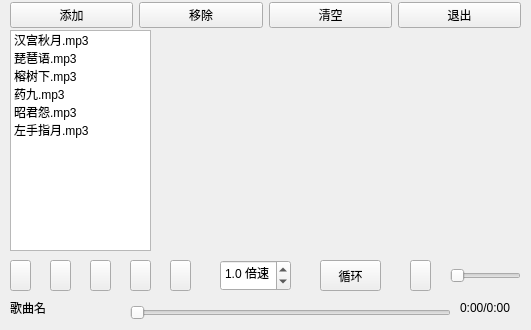
<?xml version="1.0" encoding="UTF-8"?>
<ui version="4.0">
 <class>MainWindow</class>
 <widget class="QMainWindow" name="MainWindow">
  <property name="geometry">
   <rect>
    <x>0</x>
    <y>0</y>
    <width>531</width>
    <height>330</height>
   </rect>
  </property>
  <property name="windowTitle">
   <string>音乐播放器</string>
  </property>
  <widget class="QWidget" name="centralwidget">
   <widget class="QWidget" name="widget" native="true">
    <property name="geometry">
     <rect>
      <x>10</x>
      <y>0</y>
      <width>511</width>
      <height>251</height>
     </rect>
    </property>
    <widget class="QWidget" name="horizontalLayoutWidget_2">
     <property name="geometry">
      <rect>
       <x>0</x>
       <y>0</y>
       <width>511</width>
       <height>31</height>
      </rect>
     </property>
     <layout class="QHBoxLayout" name="horizontalLayout_2">
      <item>
       <widget class="QPushButton" name="btn_insert">
        <property name="text">
         <string>添加</string>
        </property>
        <property name="icon">
         <iconset resource="picture.qrc">
          <normaloff>:/icon/images/append.bmp</normaloff>:/icon/images/append.bmp</iconset>
        </property>
       </widget>
      </item>
      <item>
       <widget class="QPushButton" name="btn_remove">
        <property name="text">
         <string>移除</string>
        </property>
        <property name="icon">
         <iconset resource="picture.qrc">
          <normaloff>:/icon/images/remove.bmp</normaloff>:/icon/images/remove.bmp</iconset>
        </property>
       </widget>
      </item>
      <item>
       <widget class="QPushButton" name="btn_clear">
        <property name="text">
         <string>清空</string>
        </property>
        <property name="icon">
         <iconset resource="picture.qrc">
          <normaloff>:/icon/images/clean.bmp</normaloff>:/icon/images/clean.bmp</iconset>
        </property>
       </widget>
      </item>
      <item>
       <widget class="QPushButton" name="btn_exit">
        <property name="text">
         <string>退出</string>
        </property>
        <property name="icon">
         <iconset resource="picture.qrc">
          <normaloff>:/icon/images/exit.bmp</normaloff>:/icon/images/exit.bmp</iconset>
        </property>
       </widget>
      </item>
     </layout>
    </widget>
    <widget class="QWidget" name="widget_3" native="true">
     <property name="geometry">
      <rect>
       <x>0</x>
       <y>30</y>
       <width>511</width>
       <height>221</height>
      </rect>
     </property>
     <widget class="QListWidget" name="listWidget_music">
      <property name="geometry">
       <rect>
        <x>0</x>
        <y>0</y>
        <width>141</width>
        <height>221</height>
       </rect>
      </property>
      <item>
       <property name="text">
        <string>汉宫秋月.mp3</string>
       </property>
      </item>
      <item>
       <property name="text">
        <string>琵琶语.mp3</string>
       </property>
      </item>
      <item>
       <property name="text">
        <string>榕树下.mp3</string>
       </property>
      </item>
      <item>
       <property name="text">
        <string>药九.mp3</string>
       </property>
      </item>
      <item>
       <property name="text">
        <string>昭君怨.mp3</string>
       </property>
      </item>
      <item>
       <property name="text">
        <string>左手指月.mp3</string>
       </property>
      </item>
      <item>
       <property name="text">
        <string/>
       </property>
      </item>
     </widget>
     <widget class="QLabel" name="lab_picture">
      <property name="geometry">
       <rect>
        <x>150</x>
        <y>0</y>
        <width>361</width>
        <height>221</height>
       </rect>
      </property>
      <property name="text">
       <string/>
      </property>
      <property name="textFormat">
       <enum>Qt::TextFormat::AutoText</enum>
      </property>
      <property name="pixmap">
       <pixmap resource="picture.qrc">:/pitcure/images/QtPlayer.bmp</pixmap>
      </property>
      <property name="scaledContents">
       <bool>true</bool>
      </property>
      <property name="wordWrap">
       <bool>false</bool>
      </property>
      <property name="textInteractionFlags">
       <set>Qt::TextInteractionFlag::LinksAccessibleByKeyboard|Qt::TextInteractionFlag::LinksAccessibleByMouse</set>
      </property>
     </widget>
    </widget>
   </widget>
   <widget class="QDoubleSpinBox" name="spbox_palySpeed">
    <property name="geometry">
     <rect>
      <x>220</x>
      <y>260</y>
      <width>71</width>
      <height>31</height>
     </rect>
    </property>
    <property name="wrapping">
     <bool>false</bool>
    </property>
    <property name="frame">
     <bool>true</bool>
    </property>
    <property name="suffix">
     <string> 倍速</string>
    </property>
    <property name="decimals">
     <number>1</number>
    </property>
    <property name="singleStep">
     <double>0.100000000000000</double>
    </property>
    <property name="value">
     <double>1.000000000000000</double>
    </property>
   </widget>
   <widget class="QPushButton" name="pushButton">
    <property name="geometry">
     <rect>
      <x>320</x>
      <y>260</y>
      <width>61</width>
      <height>31</height>
     </rect>
    </property>
    <property name="text">
     <string>循环</string>
    </property>
    <property name="icon">
     <iconset resource="picture.qrc">
      <normaloff>:/icon/images/refresh.png</normaloff>:/icon/images/refresh.png</iconset>
    </property>
   </widget>
   <widget class="QPushButton" name="pushButton_2">
    <property name="geometry">
     <rect>
      <x>410</x>
      <y>260</y>
      <width>21</width>
      <height>31</height>
     </rect>
    </property>
    <property name="text">
     <string/>
    </property>
    <property name="icon">
     <iconset resource="picture.qrc">
      <normaloff>:/icon/images/volumn.bmp</normaloff>:/icon/images/volumn.bmp</iconset>
    </property>
   </widget>
   <widget class="QSlider" name="horizontalSlider">
    <property name="geometry">
     <rect>
      <x>450</x>
      <y>260</y>
      <width>71</width>
      <height>31</height>
     </rect>
    </property>
    <property name="orientation">
     <enum>Qt::Orientation::Horizontal</enum>
    </property>
   </widget>
   <widget class="QLabel" name="label">
    <property name="geometry">
     <rect>
      <x>10</x>
      <y>300</y>
      <width>101</width>
      <height>16</height>
     </rect>
    </property>
    <property name="text">
     <string>歌曲名</string>
    </property>
   </widget>
   <widget class="QSlider" name="horizontalSlider_2">
    <property name="geometry">
     <rect>
      <x>130</x>
      <y>300</y>
      <width>321</width>
      <height>25</height>
     </rect>
    </property>
    <property name="orientation">
     <enum>Qt::Orientation::Horizontal</enum>
    </property>
   </widget>
   <widget class="QLabel" name="label_2">
    <property name="geometry">
     <rect>
      <x>460</x>
      <y>300</y>
      <width>61</width>
      <height>16</height>
     </rect>
    </property>
    <property name="text">
     <string>0:00/0:00</string>
    </property>
   </widget>
   <widget class="QPushButton" name="btn_pause_3">
    <property name="geometry">
     <rect>
      <x>10</x>
      <y>260</y>
      <width>21</width>
      <height>31</height>
     </rect>
    </property>
    <property name="text">
     <string/>
    </property>
    <property name="icon">
     <iconset resource="picture.qrc">
      <normaloff>:/icon/images/Pause.ico</normaloff>:/icon/images/Pause.ico</iconset>
    </property>
   </widget>
   <widget class="QPushButton" name="btn_play_3">
    <property name="geometry">
     <rect>
      <x>50</x>
      <y>260</y>
      <width>21</width>
      <height>31</height>
     </rect>
    </property>
    <property name="text">
     <string/>
    </property>
    <property name="icon">
     <iconset resource="picture.qrc">
      <normaloff>:/icon/images/Play.ico</normaloff>:/icon/images/Play.ico</iconset>
    </property>
   </widget>
   <widget class="QPushButton" name="btn_stop_4">
    <property name="geometry">
     <rect>
      <x>90</x>
      <y>260</y>
      <width>21</width>
      <height>31</height>
     </rect>
    </property>
    <property name="text">
     <string/>
    </property>
    <property name="icon">
     <iconset resource="picture.qrc">
      <normaloff>:/icon/images/Stop.ico</normaloff>:/icon/images/Stop.ico</iconset>
    </property>
   </widget>
   <widget class="QPushButton" name="btn_fbw_3">
    <property name="geometry">
     <rect>
      <x>130</x>
      <y>260</y>
      <width>21</width>
      <height>31</height>
     </rect>
    </property>
    <property name="text">
     <string/>
    </property>
    <property name="icon">
     <iconset resource="picture.qrc">
      <normaloff>:/icon/images/FastBackward.ico</normaloff>:/icon/images/FastBackward.ico</iconset>
    </property>
   </widget>
   <widget class="QPushButton" name="tbn_ffw_3">
    <property name="geometry">
     <rect>
      <x>170</x>
      <y>260</y>
      <width>21</width>
      <height>31</height>
     </rect>
    </property>
    <property name="text">
     <string/>
    </property>
    <property name="icon">
     <iconset resource="picture.qrc">
      <normaloff>:/icon/images/FastForward.ico</normaloff>:/icon/images/FastForward.ico</iconset>
    </property>
   </widget>
  </widget>
 </widget>
 <resources>
  <include location="picture.qrc"/>
 </resources>
 <connections/>
</ui>
